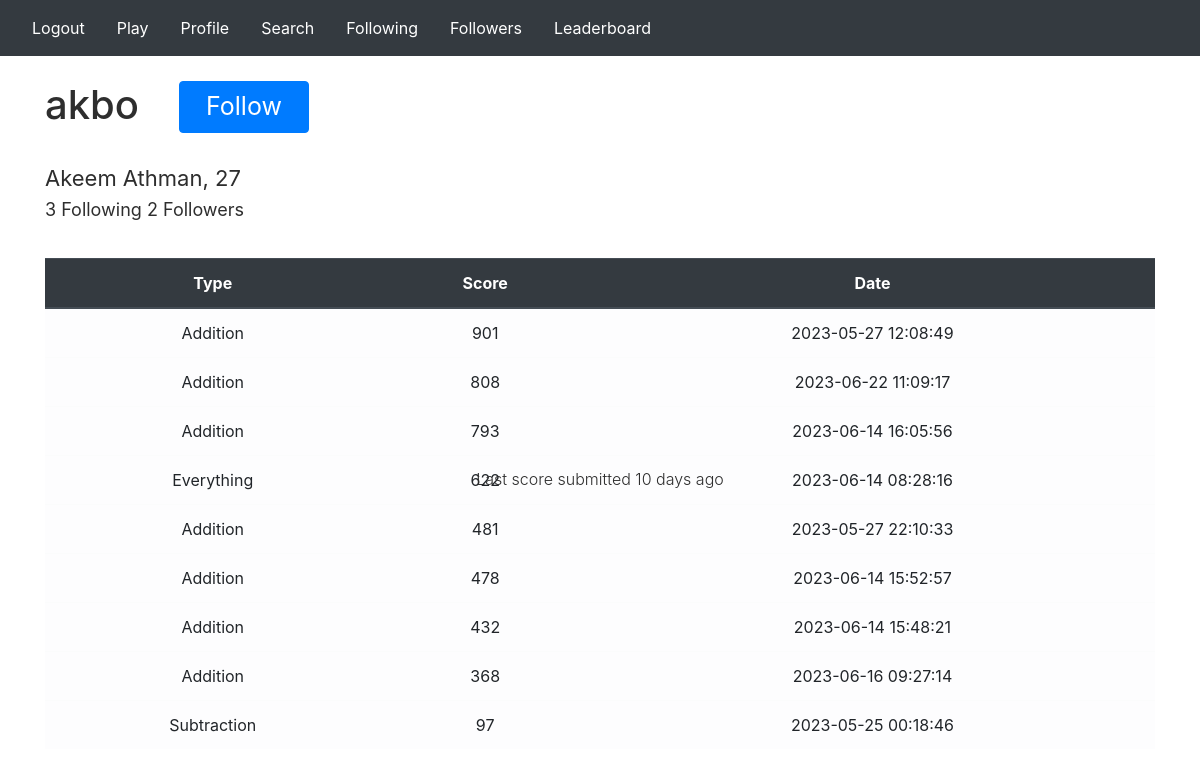
The app's page /profile/akbo (signed in) with its own data.
### Application/models.py (models this page shows)
class User(db.Model, UserMixin):
    id = db.Column(db.Integer, primary_key=True)
    username = db.Column(db.String(150), unique=True)
    name = db.Column(db.String(50), nullable=False)
    dob = db.Column(db.DateTime, nullable=False)
    password = db.Column(db.String(150))

class Score(db.Model):
    id = db.Column(db.Integer, primary_key=True)
    username = db.Column(db.String(50), nullable=True)
    name = db.Column(db.String(50), nullable=False)
    score = db.Column(db.Integer, nullable=False)
    type = db.Column(db.String(50), nullable=False)
    date = db.Column(db.DateTime, nullable=False, default=datetime.utcnow)

### Application/auth.py (the view)
@auth.route('/profile/<username>')
@login_required
def profile(username):
    session = db.session
    userQuery = User.query.filter_by(username=username).first()
    today = date.today()
    dob = userQuery.dob
    age = today.year - dob.year  - ((today.month, today.day) < (dob.month, dob.day))
    scores = Score.query.order_by(Score.score.desc()).filter_by(username=username).limit(15).all()
    for score in scores:
        score.score = int(score.score)
    follows = Follow.query.filter_by(current_user=current_user.username).all()
    usernames = [follow.username for follow in follows]
    followingQuery = Follow.query.filter_by(current_user=username).all()
    following = len(followingQuery)
    followersQuery = Follow.query.filter_by(username=username).all()
    followers = len(followersQuery)
    mostRecent = session.query(Score).order_by(desc(Score.date)).first()
    mostRecent = Score.query.filter_by(username=username).order_by(desc(Score.date)).first()
    current = datetime.now()
    timeDifference = current - mostRecent.date
    mins = int(timeDifference.total_seconds() // 60)
    hours = int(timeDifference.total_seconds() // 3600)
    days = timeDifference.days
    months = int(days / 30)
    if months > 0:
        last = f"{months} month{'s' if months > 1 else ''} ago"
    elif days > 0:
        last = f"{days} day{'s' if days > 1 else ''} ago"
    elif hours > 0:
        last = f"{hours} hour{'s' if hours > 1 else ''} ago"
    else:
        last = f"{mins} minute{'s' if mins > 1 else ''} ago"
    for score in scores:
        score.score = int(score.score)
    return render_template('profile.html', user=current_user, scores=scores, User=User, age=age, last=last, following=following, followers=followers, userQuery=userQuery)

### Application/__init__.py (called while the page is built)
def create_app():
    app = Flask(__name__)
    app.config['SECRET_KEY'] = 'jaqwjeodhoasdh'
    app.config['SQLALCHEMY_DATABASE_URI'] = f'sqlite:///database.db'
    db.init_app(app)
    from .views import views
    from .auth import auth
    app.register_blueprint(views, url_prefix='/')
    app.register_blueprint(auth, url_prefix='/')
    with app.app_context():
        db.create_all()
    login_manager = LoginManager()
    login_manager.login_view = 'auth.login'
    login_manager.init_app(app)
    @login_manager.user_loader
    def load_user(id):
        return User.query.get(int(id))
    return app

### Application/templates/profile.html (shortened to what this page needs)
{% extends "base.html" %}
{% block content %}
<link rel="stylesheet" href="../static/profile.css">
<body>
    <div class="profile">
        <div class="profileHeader">
            <h1>{{ userQuery.username }}</h1>
                <div class="profileButton">
                    <ul style="list-style-type: none;">
                        <li>
                        {% if userQuery.username != current_user.username %}
                            {% if userQuery.username in usernames %}
                                <button class="btn btn-primary profileCheck" style="min-width: 130px;"><a style="color:#ffffff" onclick="FollowOrUnfollow('{{userQuery.username}}')"><div id="{{userQuery.username}}">Unfollow</div></button>
                                {% else %}
                                <button class="btn btn-primary profileCheck" style="min-width: 130px;"><a style="color:#ffffff" onclick="FollowOrUnfollow('{{userQuery.username}}')"><div id="{{userQuery.username}}">Follow</div></button>
                                {% endif %}
                            {% endif%}
                        </li>
                    </ul>
                </div>
            </div>
        <h2>{{ userQuery.name }}, {{ age }}</h2>
        <h3>{{ following }} Following {{ followers }} Followers</h3>
        <h4>Last score submitted {{ last }}</h4>
    </div>
    <div class="profileLeaderboard" style="margin-top: 20px;">
        <table class ="table thead-dark">
            <thead class="thead-dark">
            <tr align="center">
                <th>Type</th>
                <th>Score</th>
                <th>Date</th>
            </tr>
            </thead>
            {% for score in scores %}
            <tr class="table-light" align="center">
                <td>{{ score.type }}</td>
                <td>{{ score.score }}</td>
                <td>{{ score.date.strftime('%Y-%m-%d %H:%M:%S') }}</td>
                </tr>
            {% endfor %}
        </table>
    </div>
</body>
{% endblock %}

### Application/static/styles.css (style rules this page uses)
h4 { font-size: 45px; margin: 0; position: absolute; text-align: center; top: 480px; left: 50%; -ms-transform: translate(-50%, -50%); transform: translate(-50%, -50%); }
.table { margin-top: 30px; }
body { height: 100vh; background: linear-gradient( #e8f0f7 50%;, #4d5bf9 50%; ); }

### Application/static/profile.css (style rules this page uses)
.profileCheck { font-size: 25px; }
h1 { font-size: 40px; color: #2e2e2e; font-weight: 500; }
h2 { font-size: 22px; color: #2e2e2e; font-weight: 400; margin-top: 16px; }
h3 { font-size: 18px; color: #2e2e2e; font-weight: 400; }
h4 { font-size: 16px; color: #2e2e2e; font-weight: 350; }
.profile { display: flex; flex-direction: column; align-items: flex-start; margin-top: 0px; }
.profileHeader { display: flex; gap: -20px; margin-top: 25px; margin-bottom: 0; }
.profileButton { margin-left: auto; }

### records on screen
User: username "akbo", name "Akeem Athman"
Score: type "Addition", score "901", date "2023-05-27 12:08:49"
Score: type "Addition", score "808", date "2023-06-22 11:09:17"
Score: type "Addition", score "793", date "2023-06-14 16:05:56"
Score: type "Everything", score "622", date "2023-06-14 08:28:16"
Score: type "Addition", score "481", date "2023-05-27 22:10:33"
Score: type "Addition", score "478", date "2023-06-14 15:52:57"
Score: type "Addition", score "432", date "2023-06-14 15:48:21"
Score: type "Addition", score "368", date "2023-06-16 09:27:14"
Score: type "Subtraction", score "97", date "2023-05-25 00:18:46"

### other values on screen
{{ following }} "3"
{{ followers }} "2"
